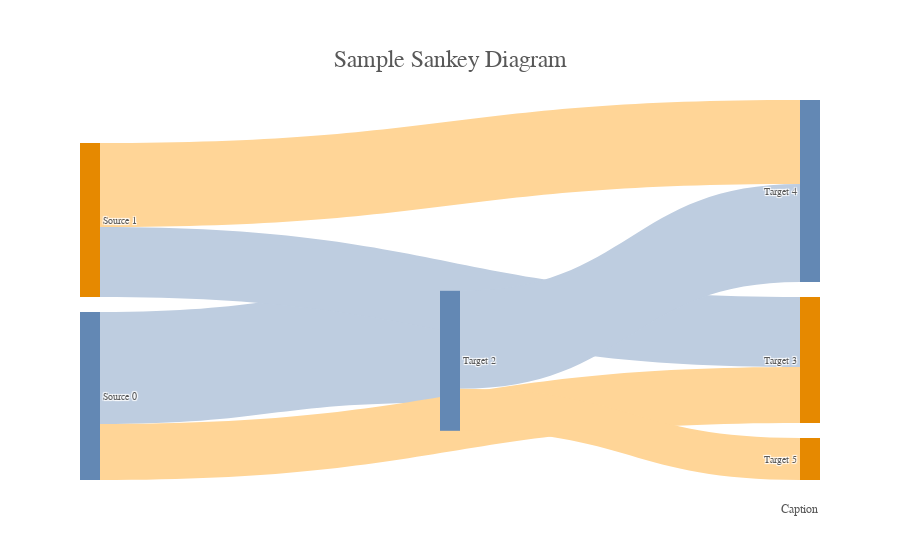

This figure's notebook cell:
### Code cell
sources = df['source'].tolist()
targets = df['target'].tolist()
values = df['value'].tolist()
colors = df['color'].tolist()
names = df['name'].tolist()

node_colors = ['#6388B4', '#E68900', '#6388B4', '#E68900', '#6388B4', '#E68900']
font_color = '#585858'
node_text_size = 12  # Change this variable to set the node's text size

fig = go.Figure(data=[go.Sankey(
    node=dict(
        pad=15,
        thickness=20,
        line=dict(width=0),
        label=names,
        color=node_colors,
        hovertemplate='<span style="font-family:Times New Roman;">%{label}<br>$%{value:,.2f} M</span>'
    ),
    link=dict(
        source=sources,
        target=targets,
        value=values,
        color=colors,
        hovertemplate='%{source.label} → %{target.label}<br>$%{value:,.2f} M',
        hoverlabel=dict(font=dict(family='Times New Roman'))
    )
)])

fig.update_layout(
    title=dict(
        text="Sample Sankey Diagram",
        font=dict(size=24, family='Times New Roman', color=font_color),
        x=0.5,
        xanchor='center',
        yanchor='top'
    ),
    annotations=[
        dict(
            text="Caption",
            showarrow=False,
            font=dict(size=12, family='Times New Roman', color=font_color),
            xref='paper',
            yref='paper',
            x=1,
            y=-0.1,
            xanchor='right',
            yanchor='bottom'
        )
    ],
    font=dict(size=10, family='Times New Roman', color=font_color)
)

fig.show()

### Figure 1 — Plotly figure (JSON) as saved in the notebook; plotly's stock layout.template omitted (floating-point values rounded to 4 significant figures)
{"data": [{"link": {"color": ["#BECDE0", "#FFD597", "#BECDE0", "#FFD597", "#BECDE0", "#FFD597"], "hoverlabel": {"font": {"family": "Times New Roman"}}, "hovertemplate": "%{source.label} → %{target.label}<br>$%{value:,.2f} M", "source": [0, 0, 1, 1, 2, 2], "target": [2, 3, 3, 4, 4, 5], "value": [8, 4, 5, 6, 7, 3]}, "node": {"color": ["#6388B4", "#E68900", "#6388B4", "#E68900", "#6388B4", "#E68900"], "hovertemplate": "<span style=\"font-family:Times New Roman;\">%{label}<br>$%{value:,.2f} M</span>", "label": ["Source 0", "Source 1", "Target 2", "Target 3", "Target 4", "Target 5"], "line": {"width": 0}, "pad": 15, "thickness": 20}, "type": "sankey"}], "layout": {"annotations": [{"font": {"color": "#585858", "family": "Times New Roman", "size": 12}, "showarrow": false, "text": "Caption", "x": 1, "xanchor": "right", "xref": "paper", "y": -0.1, "yanchor": "bottom", "yref": "paper"}], "font": {"color": "#585858", "family": "Times New Roman", "size": 10}, "title": {"font": {"color": "#585858", "family": "Times New Roman", "size": 24}, "text": "Sample Sankey Diagram", "x": 0.5, "xanchor": "center", "yanchor": "top"}}}
